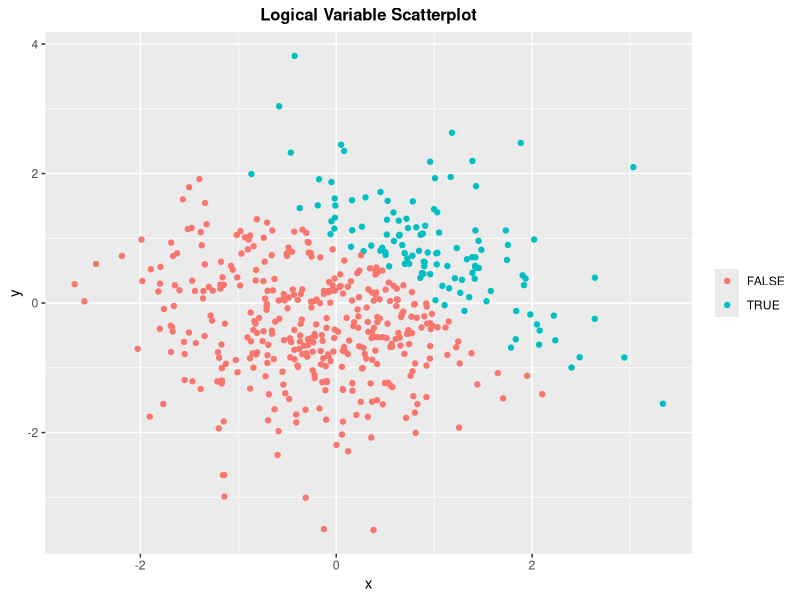
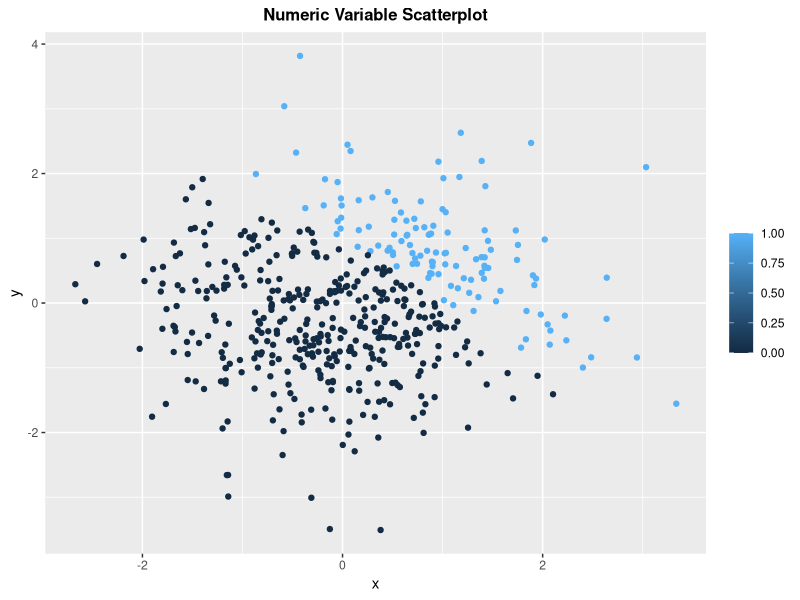
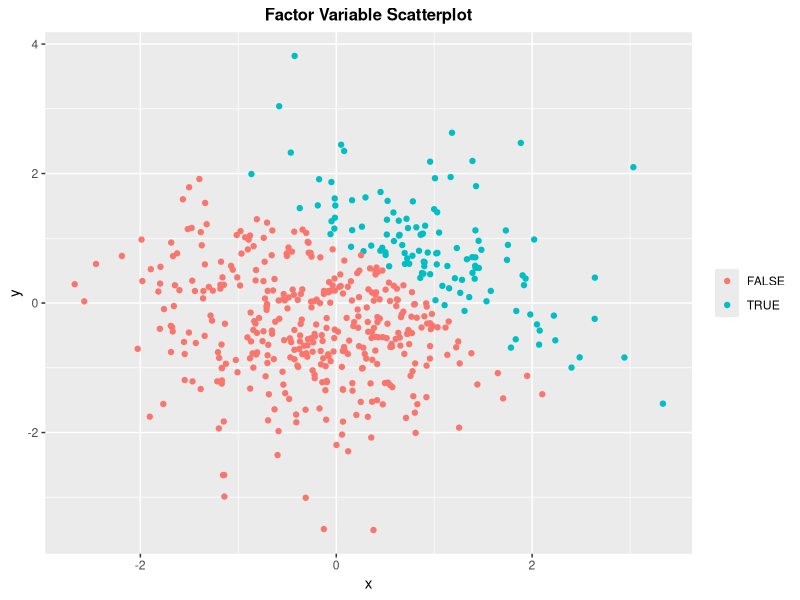
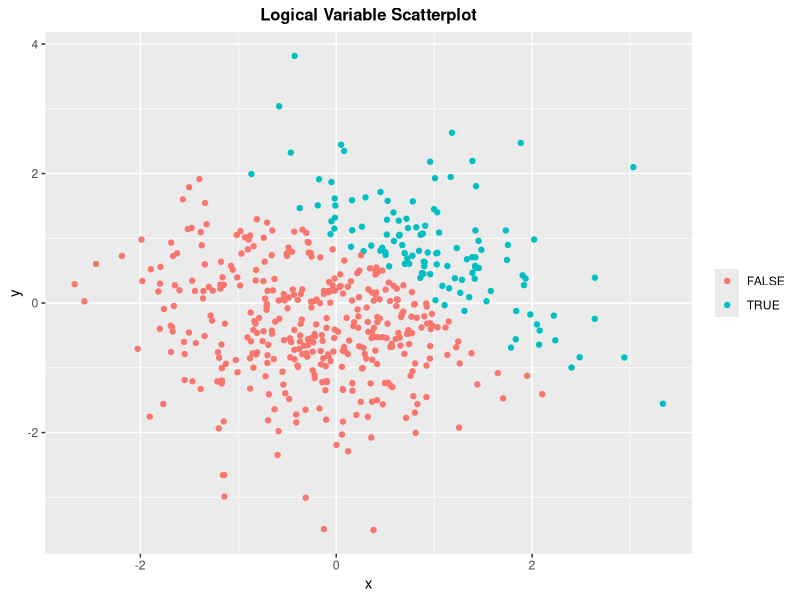

R code for these plots, in order:
## ---- chunk 1
library(tidyverse)
library(ggplot2)
## ---- chunk 2

#Data frame
df_1 = tibble(
  random_samp = rnorm(8),
  log_vec = random_samp > 0,
  char_vec = as.character("a","b","c","d","e","f","g","h"),
  fac_vec = factor(c("jazz","rock","blues","jazz","jazz","rock","blues","rock"))
)

#Take the mean of each variable
mean_random_samp = mean(pull(df_1, random_samp))
mean_log_vec = mean(pull(df_1, log_vec))
mean_char_vec = mean(pull(df_1, char_vec))
mean_fac_vec = mean(pull(df_1, fac_vec))

## ---- chunk 3

as.numeric(pull(df_1, log_vec)) * pull(df_1, random_samp)
as.factor(pull(df_1, log_vec)) * pull(df_1, random_samp)
as.numeric(as.factor(pull(df_1, log_vec))) * pull(df_1, random_samp)
## ---- chunk 4
#Data frame
df_2 = tibble(
  x = rnorm(500),
  y = rnorm(500),
  log_vec_2 = x + y > 1,
  num_vec_2 = as.numeric(log_vec_2),
  fac_vec_2 = as.factor(log_vec_2)
)

#mean, median and standard deviation of x
mean_x = mean(pull(df_2, x))
median_x = median(pull(df_2, x))
sd_x = sd(pull(df_2, x))

#Proportion of cases for which x+y>1
prop_case = mean(pull(df_2, log_vec_2))

## ---- chunk 5
ggplot(df_2, aes(x = x, y = y, color = log_vec_2)) +
  geom_point() +
  xlab("x") +
  ylab("y") +
  labs(title = "Logical Variable Scatterplot") +
  theme(legend.position = "right", legend.title = element_blank(),
        plot.title = element_text(color = "black", 
                                  size = 12, 
                                  face = "bold", 
                                  hjust = 0.5))

ggsave("plot_one.png", width = 3, height = 3, scale = 0.75)
## ---- chunk 6

ggplot(df_2, aes(x = x, y = y, color = num_vec_2)) +
  geom_point() +
  xlab("x") +
  ylab("y") +
  labs(title = "Numeric Variable Scatterplot") +
  theme(legend.position = "right", legend.title = element_blank(), 
        plot.title = element_text(color = "black", 
                                  size = 12, 
                                  face = "bold", 
                                  hjust = 0.5))
## ---- chunk 7
ggplot(df_2, aes(x = x, y = y, color = fac_vec_2)) +
  geom_point() +
  xlab("x") +
  ylab("y") +
  labs(title = "Factor Variable Scatterplot") +
  theme(legend.position = "right", legend.title = element_blank(),
        plot.title = element_text(color = "black", 
                                  size = 12, 
                                  face = "bold", 
                                  hjust = 0.5))
